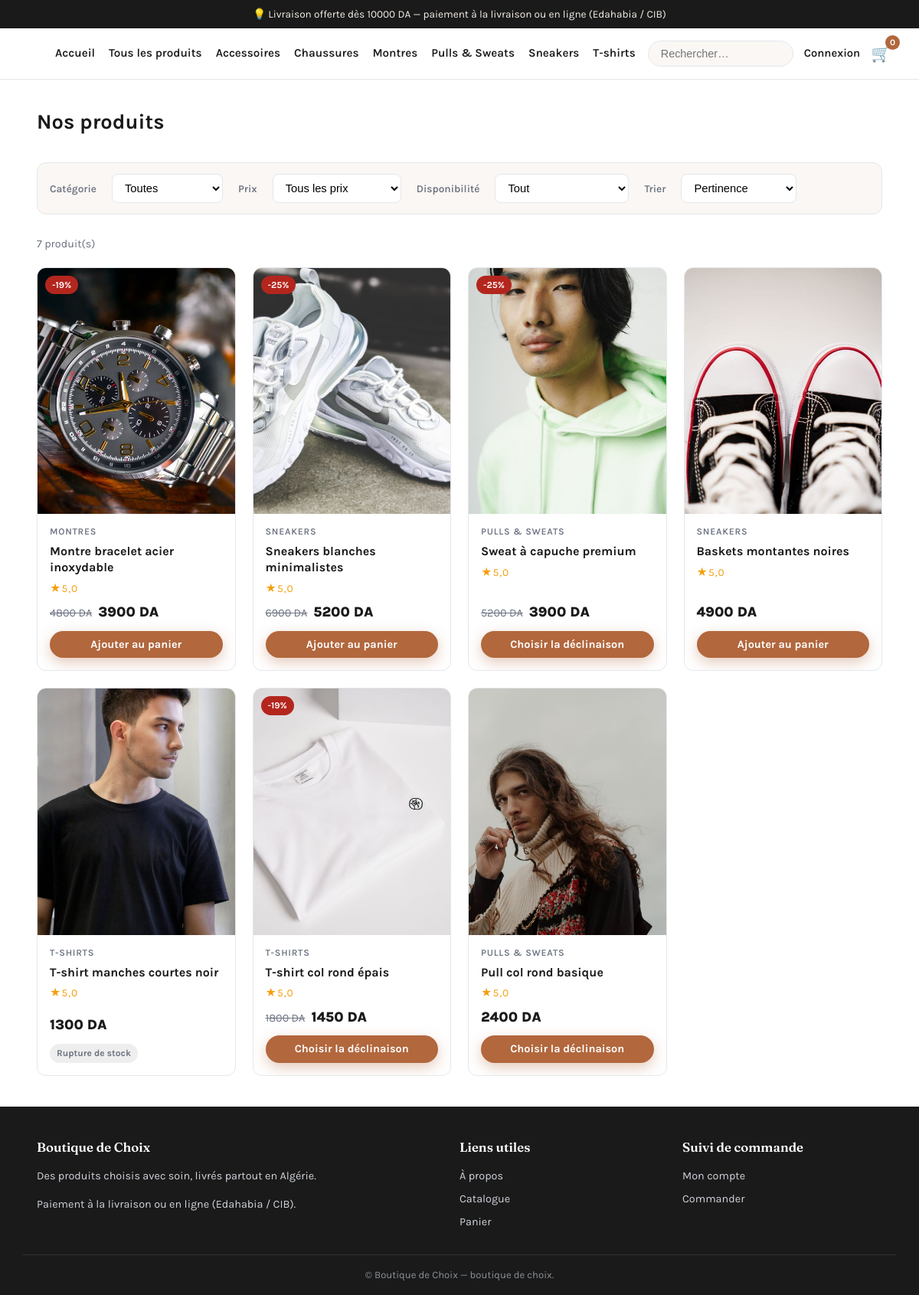
Page /produits/ on the committed database.
### apps/catalog/models.py (models this page shows, shortened)
class Category(models.Model):
    name = models.CharField("Nom", max_length=120)
    slug = models.SlugField("Slug", max_length=140, unique=True, blank=True)
    parent = models.ForeignKey(
        "self",
        verbose_name="Catégorie parente",
        on_delete=models.CASCADE,
        null=True,
        blank=True,
        related_name="children",
    )
    image = models.ImageField(
        "Image", upload_to="categories/", null=True, blank=True
    )
    description = models.TextField("Description", blank=True)
    is_active = models.BooleanField("Active", default=True)
    order = models.PositiveIntegerField("Ordre", default=0)
    class Meta:
        verbose_name = "Catégorie"
        verbose_name_plural = "Catégories"
        ordering = ["order", "name"]
    def get_absolute_url(self):
        return reverse("catalog:category", kwargs={"slug": self.slug})

class Product(models.Model):
    category = models.ForeignKey(
        Category,
        verbose_name="Catégorie",
        on_delete=models.PROTECT,
        related_name="products",
    )
    name = models.CharField("Nom du produit", max_length=200)
    slug = models.SlugField("Slug", max_length=220, unique=True, blank=True)
    sku = models.CharField("Référence (SKU)", max_length=60, blank=True)
    short_description = models.CharField(
        "Accroche", max_length=255, blank=True,
        help_text="Phrase courte affichée dans les listes de produits.",
    )
    description = models.TextField(
        "Description détaillée", blank=True,
        help_text="Description riche affichée sur la page produit.",
    )
    price = models.DecimalField(
        "Prix de vente (DA)", max_digits=10, decimal_places=2
    )
    compare_at_price = models.DecimalField(
        "Prix barré (DA)", max_digits=10, decimal_places=2,
        null=True, blank=True,
        help_text="Ancien prix affiché en promo (optionnel).",
    )
    stock = models.PositiveIntegerField("Stock", default=0)
    is_active = models.BooleanField("En ligne", default=True)
    is_featured = models.BooleanField("Mis en avant", default=False)
    created_at = models.DateTimeField("Créé le", auto_now_add=True)
    updated_at = models.DateTimeField("Mis à jour le", auto_now=True)
    class Meta:
        verbose_name = "Produit"
        verbose_name_plural = "Produits"
        ordering = ["-created_at"]
    def get_absolute_url(self):
        return reverse("catalog:product_detail", kwargs={"slug": self.slug})
    @property
    def in_stock(self):
        return self.stock > 0 or self.variants.filter(is_active=True, stock__gt=0).exists()
    @property
    def has_variants(self):
        return self.variants.filter(is_active=True).exists()
    @property
    def is_on_sale(self):
        return bool(
            self.compare_at_price and self.compare_at_price > self.price
        )
    @property
    def discount_percent(self):
        if not self.is_on_sale:
            return 0
        return round(
            (1 - float(self.price) / float(self.compare_at_price)) * 100
        )
    @property
    def primary_image(self):
        return self.images.filter(is_primary=True).first() or self.images.first()
    @property
    def average_rating(self):
        return self.reviews.filter(is_approved=True).aggregate(
            avg=models.Avg("rating")
        )["avg"]

class ProductImage(models.Model):
    product = models.ForeignKey(
        Product,
        verbose_name="Produit",
        on_delete=models.CASCADE,
        related_name="images",
    )
    image = models.ImageField("Image", upload_to="products/")
    alt = models.CharField(
        "Texte alternatif", max_length=255, blank=True,
        help_text="Description de l'image pour le référencement.",
    )
    is_primary = models.BooleanField(
        "Image principale", default=False,
        help_text="Affichée en premier sur la fiche produit.",
    )
    order = models.PositiveIntegerField("Ordre", default=0)
    class Meta:
        verbose_name = "Image produit"
        verbose_name_plural = "Images produit"
        ordering = ["order", "pk"]

### apps/catalog/views.py (the view, shortened to what this page needs)
# urls.py: path("produits/", views.product_list, name="product_list"),
def product_list(request):
    products = _base_products()
    active_categories = Category.objects.filter(is_active=True)
    price_label = {"any": (None, None), "lt1000": (None, "1000"),
                   "1000_3000": ("1000", "3000"), "3000_7000": ("3000", "7000"),
                   "gt7000": ("7000", None)}
    selected = request.GET.get("prix", "any")
    try:
        price_min_s, price_max_s = price_label[selected]
    except KeyError:
        selected, price_min_s, price_max_s = "any", None, None
    price_min = Decimal(price_min_s) if price_min_s else None
    price_max = Decimal(price_max_s) if price_max_s else None
    q = (request.GET.get("q") or "").strip()
    category_slug = request.GET.get("categorie") or ""
    category = None
    if category_slug:
        category = get_object_or_404(
            Category.objects.filter(is_active=True), slug=category_slug
        )
        products = products.filter(category__in=[category] + list(category.children.all()))
    in_stock_only = request.GET.get("stock") == "dispo"
    if in_stock_only:
        products = products.filter(stock__gt=0)
    def effective_min(p):
        if p.min_variant_price:
            return p.price + p.min_variant_price
        return p.price
    candidates = None
    sort_by = request.GET.get("tri", "pertinence")
    if sort_by == "prix_asc":
        products = [p for p in products][:]  # ordering handled on page via template
        products = sorted(
            products,
            key=lambda p: (
                p.price + (p.min_variant_price or 0)
            ),
        )
    elif sort_by == "note":
        products = products.order_by("-approved_reviews", "-created_at")
    else:
        products = products.order_by("-is_featured", "-created_at")
    context = {
        "products": products,
        "categories": active_categories,
        "selected_category": category,
        "active_filter": selected,
        "in_stock_only": in_stock_only,
        "query": q,
        "sort_by": sort_by,
        "page_title": "Nos produits",
    }
    return render(request, "catalog/product_list.html", context)

### apps/cart/services.py (called while the page is built)
    def __len__(self):
        return sum(data["qty"] for data in self.cart.values())

### apps/catalog/views.py (called while the page is built)
def _base_products():
    return (
        Product.objects.filter(is_active=True)
        .select_related("category")
        .annotate(
            min_variant_price=Min("variants__extra_price"),
            approved_reviews=Count("reviews", filter=Q(reviews__is_approved=True)),
        )
    )

### apps/core/context_processors.py (called while the page is built)
def store_settings(request):
    cart = CartSession(request)
    return {
        "store_name": settings.STORE_NAME,
        "store_currency_symbol": settings.CURRENCY_SYMBOL,
        "store_categories": Category.objects.filter(is_active=True),
        "cart_count": len(cart),
        "free_shipping_threshold": settings.SHIPPING_FREE_THRESHOLD,
        "shipping_flat_rate": settings.SHIPPING_FLAT_RATE,
        "allow_cod": settings.ALLOW_PAYMENT_ON_DELIVERY,
    }

### templates/catalog/product_list.html (shortened to what this page needs)
{% extends "core/base.html" %}
{% block content %}
<div class="container">
  <div class="section-head" style="margin-top:34px;">
    <div>
      <h1 style="margin:0 0 6px;font-size:1.7rem;">{{ page_title }}</h1>
    </div>
  </div>
  <form class="filter-bar" method="get" action="{% url 'catalog:product_list' %}">
    <label for="f-cat">Catégorie</label>
    <select id="f-cat" name="categorie" onchange="this.form.submit()">
      <option value="">Toutes</option>
    </select>
    <label for="f-price">Prix</label>
    <select id="f-price" name="prix" onchange="this.form.submit()">
      <option value="any" {% if active_filter == 'any' %}selected{% endif %}>Tous les prix</option>
    </select>
    <label for="f-stock">Disponibilité</label>
    <select id="f-stock" name="stock" onchange="this.form.submit()">
      <option value="">Tout</option>
    </select>
    <label for="f-sort">Trier</label>
    <select id="f-sort" name="tri" onchange="this.form.submit()">
      <option value="pertinence" {% if sort_by == 'pertinence' %}selected{% endif %}>Pertinence</option>
    </select>
  </form>
  <p class="result-count">{{ products|length }} produit(s)</p>
  {% if products %}
    <div class="grid">
      {% for product in products %}
        {% include "catalog/_product_card.html" %}
      {% endfor %}
    </div>
  {% else %}
    <p style="color:var(--muted);padding:30px 0;">Aucun produit ne correspond à ces critères.</p>
  {% endif %}
</div>
{% endblock %}

### templates/core/base.html (shortened to what this page needs)
{% load static %}
<!DOCTYPE html>
<html lang="fr">
<head>
  <link rel="stylesheet" href="{% static 'css/style.css' %}">
</head>
<body>
  <div class="announce">
    💡 Livraison offerte dès {{ free_shipping_threshold }} {{ store_currency_symbol }} —
    paiement à la livraison ou en ligne (Edahabia / CIB)
  </div>
  <header class="site-header">
    <div class="container header-inner">
      <nav id="mainNav" class="main-nav" aria-label="Navigation principale">
        <a href="{% url 'core:home' %}">Accueil</a>
        <a href="{% url 'catalog:product_list' %}">Tous les produits</a>
        {% for cat in store_categories|slice:":6" %}
          <a href="{{ cat.get_absolute_url }}">{{ cat.name }}</a>
        {% endfor %}
      </nav>
      <div class="header-actions">
        <form class="header-search" action="{% url 'catalog:product_list' %}" method="get" role="search">
          <input type="search" name="q" placeholder="Rechercher…" aria-label="Rechercher un produit">
        </form>
        {% if user.is_authenticated %}
          <a class="header-link" href="{% url 'accounts:dashboard' %}">Mon compte</a>
        {% else %}
          <a class="header-link" href="{% url 'accounts:login' %}">Connexion</a>
        {% endif %}
        <a class="cart-link" href="{% url 'cart:cart_detail' %}">
          <span aria-hidden="true">🛒</span>
          <span class="cart-count" id="cartCount">{{ cart_count }}</span>
        </a>
      </div>
    </div>
  </header>
  <main id="main">
    {% block content %}{% endblock %}
  </main>
  <footer class="site-footer">
    <div class="container footer-grid">
      <div>
        <h4>{{ store_name }}</h4>
        <p>Des produits choisis avec soin, livrés partout en Algérie.</p>
        <p>Paiement à la livraison ou en ligne (Edahabia / CIB).</p>
      </div>
      <div>
        <h4>Liens utiles</h4>
        <a href="{% url 'core:about' %}">À propos</a>
        <a href="{% url 'catalog:product_list' %}">Catalogue</a>
        <a href="{% url 'cart:cart_detail' %}">Panier</a>
      </div>
      <div>
        <h4>Suivi de commande</h4>
        <a href="{% url 'accounts:dashboard' %}">Mon compte</a>
        <a href="{% url 'orders:checkout' %}">Commander</a>
      </div>
    </div>
    <div class="container footer-bottom">
      &copy; {{ store_name }} — boutique de choix.
    </div>
  </footer>
</body>
</html>

### templates/catalog/_product_card.html (shortened to what this page needs)
{% load static %}
<article class="card">
  <a class="card-media" href="{{ product.get_absolute_url }}" aria-label="{{ product.name }}">
    {% if product.primary_image %}
      <img src="{{ product.primary_image.image.url }}" alt="{{ product.primary_image.alt|default:product.name }}" loading="lazy">
    {% else %}
      <div class="card-media-empty">Image bientôt disponible</div>
    {% endif %}
    {% if product.is_on_sale %}<span class="badge badge-sale" style="position:absolute;top:10px;left:10px;">-{{ product.discount_percent }}%</span>{% endif %}
  </a>
  <div class="card-body">
    <div class="card-cat">{{ product.category.name }}</div>
    <h3 class="card-title"><a href="{{ product.get_absolute_url }}">{{ product.name }}</a></h3>
    {% if product.average_rating %}
      <div class="stars">★{{ product.average_rating|floatformat:1 }}</div>
    {% endif %}
    <div class="card-bottom">
      <div class="price-row">
        {% if product.is_on_sale %}<span class="price-compare">{{ product.compare_at_price|floatformat:0 }} {{ store_currency_symbol }}</span>{% endif %}
        <span class="price">{{ product.price|floatformat:0 }} {{ store_currency_symbol }}</span>
      </div>
      <div class="card-actions">
        {% if product.in_stock and not product.has_variants %}
          <form action="{% url 'cart:add_to_cart' product.pk %}" method="post" style="flex:1;">
            <button class="btn btn-primary btn-sm" style="width:100%;" type="submit">Ajouter au panier</button>
          </form>
        {% elif product.has_variants %}
          <a class="btn btn-primary btn-sm" style="flex:1;padding:9px 12px;" href="{{ product.get_absolute_url }}">Choisir la déclinaison</a>
        {% else %}
          <span class="badge badge-out">Rupture de stock</span>
        {% endif %}
      </div>
    </div>
  </div>
</article>

### rows in the picture
Category: name "Accessoires"
Category: name "Chaussures"
Category: name "Montres"
Category: name "Pulls & Sweats"
Category: name "Sneakers"
Category: name "T-shirts"
Product: primary_image.image (picture), discount_percent "19", category.name "MONTRES", name "Montre bracelet acier inoxydable", average_rating "5,0", compare_at_price "4800", store_currency_symbol "DA", price "3900", stock "Ajouter au panier"
Product: primary_image.image (picture), discount_percent "25", category.name "SNEAKERS", name "Sneakers blanches minimalistes", average_rating "5,0", compare_at_price "6900", store_currency_symbol "DA", price "5200", stock "Ajouter au panier"
Product: primary_image.image (picture), discount_percent "25", category.name "PULLS & SWEATS", name "Sweat à capuche premium", average_rating "5,0", compare_at_price "5200", store_currency_symbol "DA", price "3900"
Product: primary_image.image (picture), category.name "SNEAKERS", name "Baskets montantes noires", average_rating "5,0", price "4900", store_currency_symbol "DA", stock "Ajouter au panier"
Product: primary_image.image (picture), category.name "T-SHIRTS", name "T-shirt manches courtes noir", average_rating "5,0", price "1300", store_currency_symbol "DA", stock "Rupture de stock"
Product: primary_image.image (picture), discount_percent "19", category.name "T-SHIRTS", name "T-shirt col rond épais", average_rating "5,0", compare_at_price "1800", store_currency_symbol "DA", price "1450"
Product: primary_image.image (picture), category.name "PULLS & SWEATS", name "Pull col rond basique", average_rating "5,0", price "2400", store_currency_symbol "DA"

### other values in the picture
{{ free_shipping_threshold }} "10000"
{{ store_currency_symbol }} "DA"
{{ cart_count }} "0"
{{ page_title }} "Nos produits"
{{ products|length }} "7"
{{ store_name }} "Boutique de Choix"
